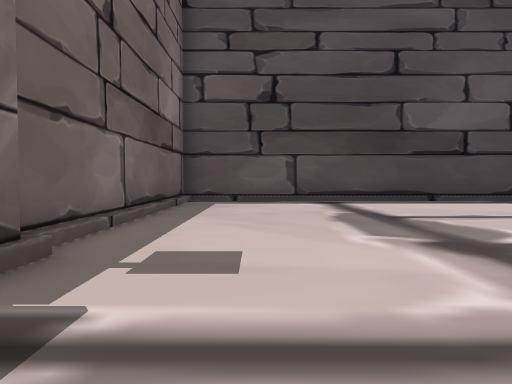
[1] (above)

21 first-person views from a walk through a 3-D level made in the Unity game engine. The camera is 1.3 m above the floor, tilts 2° down and sees 70° across. The floor is counted in squares, 2 m on a side. Each view is taken from the middle of a square. On the plan, view 1 faces up. The plan holds only what a view shows up to about 11 squares ahead; the rest is blank. The place goes on beyond the plan. The player is left out.

[2]
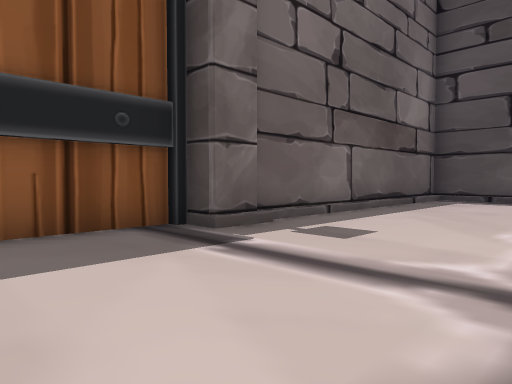

[3]
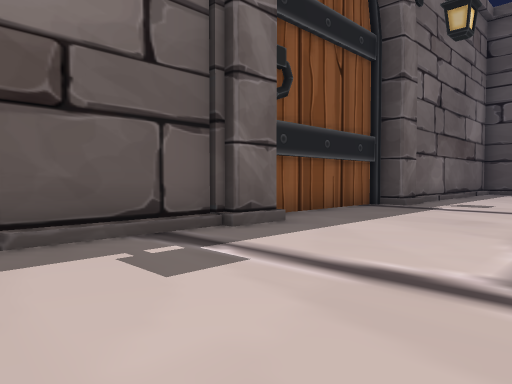

[4]
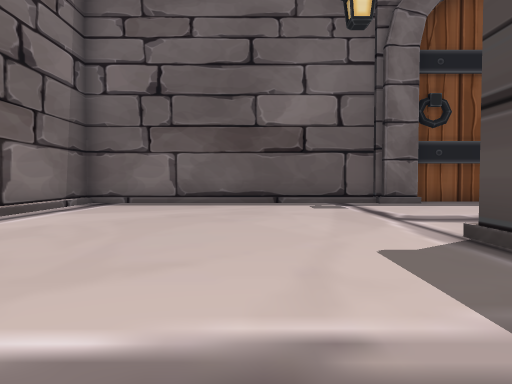

[5]
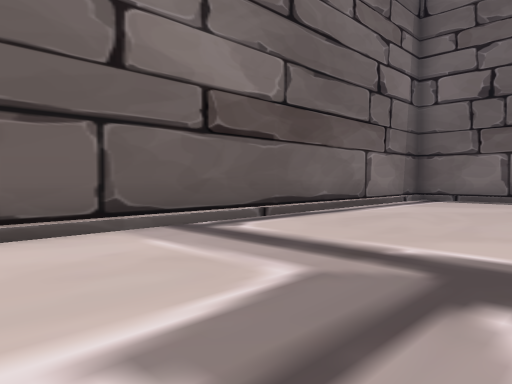

[6]
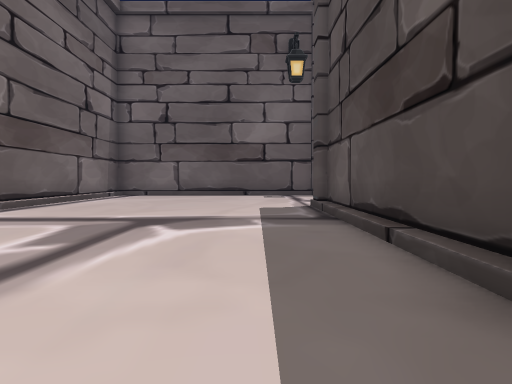

[7]
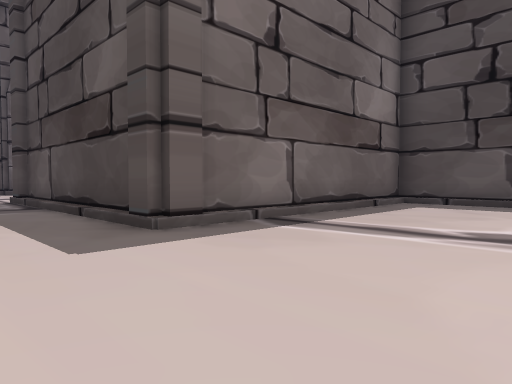

[8]
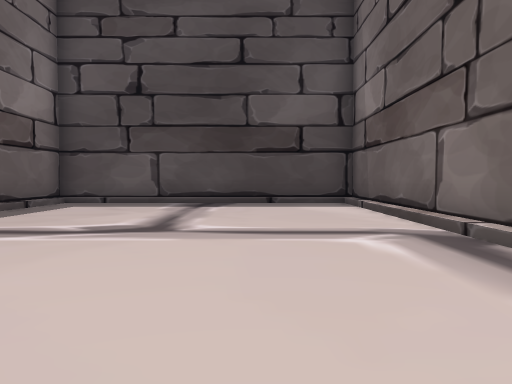

[9]
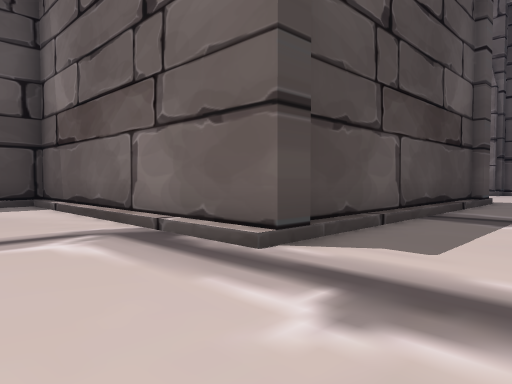

[10]
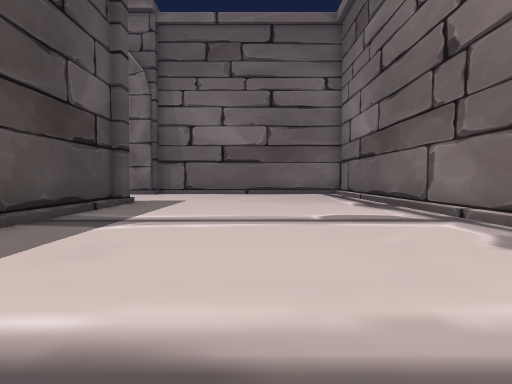

[11]
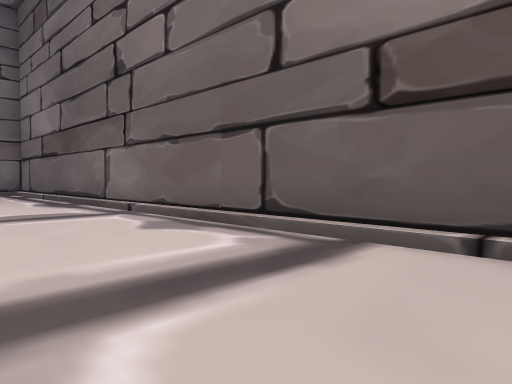

[12]
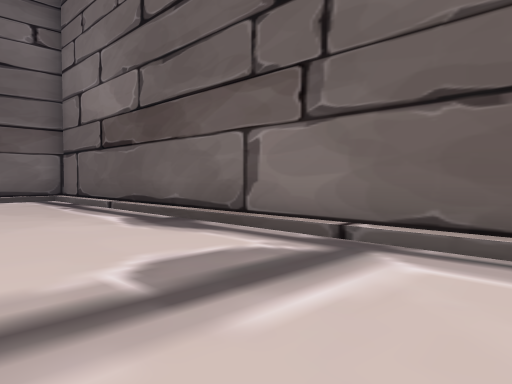

[13]
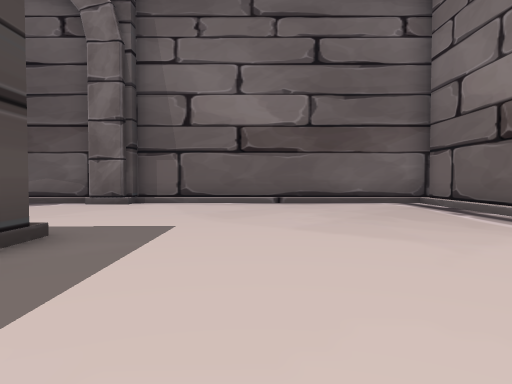

[14]
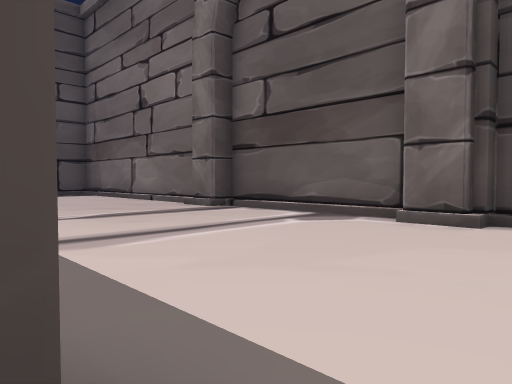

[15]
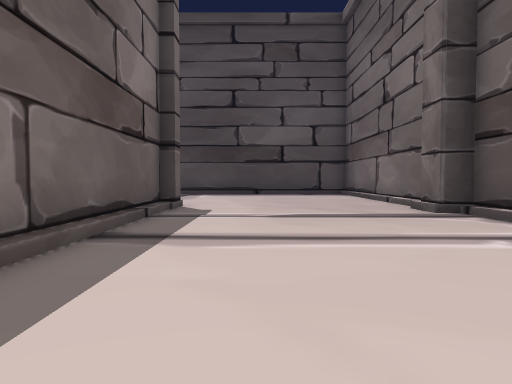

[16]
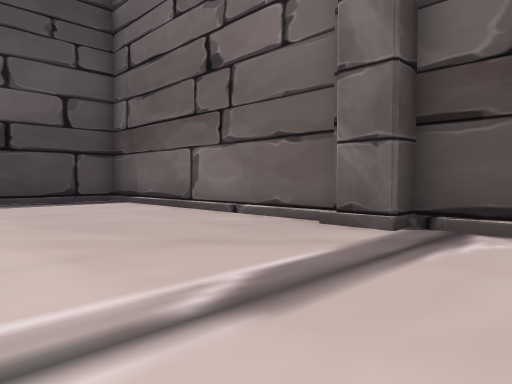

[17]
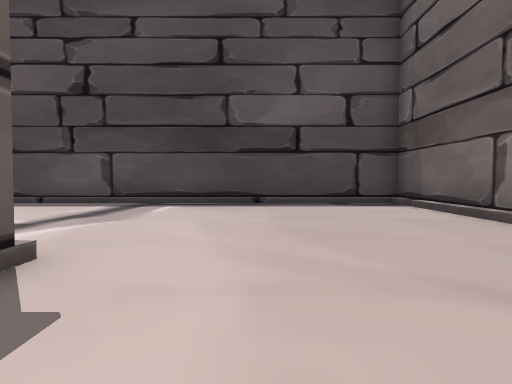

[18]
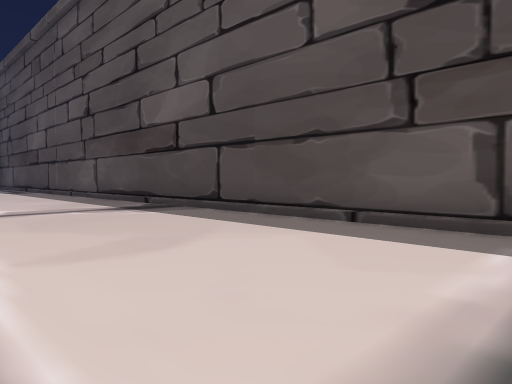

[19]
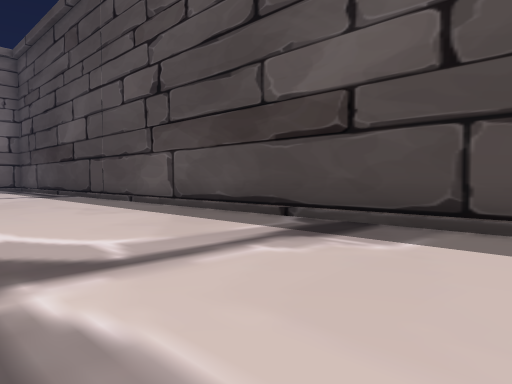

[20]
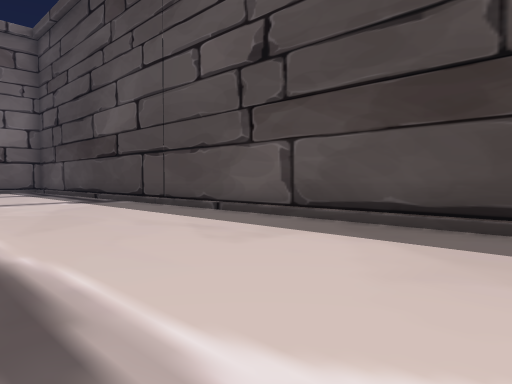

[21]
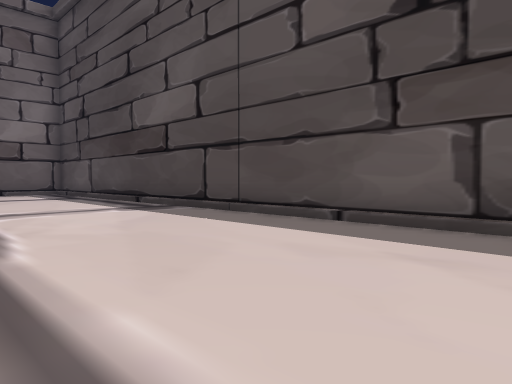

### Floor plan
Key: @ floor where view 1 was taken; # wall or solid block; . main floor; : floor 0.25 m higher than the main floor; / step, stairs or slope.
Columns run from 3 left of view 1 to 35 right of it. Each row starts with its distance up from view 1.
 12 ####    ##############################
 11 #:///////////////////////////////////#
 10 #/...................................#
  9 #/...................................#
  8 #/...................................#
  7 #/....... ...........................#
  6 #/......       ........... ..........#
  5 #/......                      .......#
  4 #/.....                        /.....#
  3 ##....        ##########      ##.....#
  2 ##....        #/.......#      #:.....##
  1 #.....        #/.......#      #:...../#
  0 #..@..        #/.......#      #:...../#
 -1 #.....        #/.......#      #:...../#
 -2 #....         #/.......#      #:...../#
 -3 ##....        #/.......#      #:.....##
 -4 #/.....########/.......#########.....:#
 -5 #/.................................../#
 -6 #/.................................../#
 -7 #/.................................../#
 -8 #/.............     ................./#
 -9 #/............      ................./#
-10 #/............      ................./#
-11 #/...........       ................./#
-12 #############        ##################

Where each view was taken, in squares from view 1:
view 1: 0 up, 0 right, facing up
view 2: 1 down, 2 right, facing up-left
view 3: 7 down, 2 right, facing up-left
view 4: 7 down, 8 right, facing left
view 5: 7 down, 10 right, facing down-left
view 6: 6 down, 13 right, facing left
view 7: 7 down, 16 right, facing up-left
view 8: 7 down, 17 right, facing up
view 9: 7 down, 17 right, facing up-right
view 10: 8 down, 18 right, facing right
view 11: 8 down, 17 right, facing down-right
view 12: 8 down, 22 right, facing down-right
view 13: 7 down, 24 right, facing right
view 14: 5 down, 28 right, facing up-right
view 15: 5 down, 30 right, facing up
view 16: 0 up, 29 right, facing up-right
view 17: 1 up, 30 right, facing up
view 18: 6 up, 27 right, facing up-left
view 19: 6 up, 22 right, facing up-left
view 20: 6 up, 18 right, facing up-left
view 21: 6 up, 15 right, facing up-left
